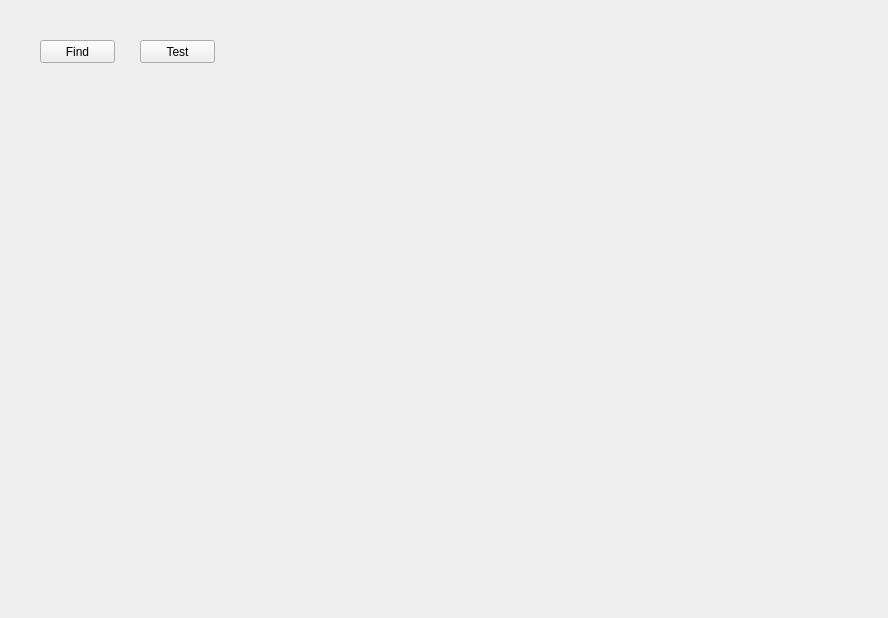
<?xml version="1.0" encoding="UTF-8"?>
<ui version="4.0">
 <class>MainWindow</class>
 <widget class="QMainWindow" name="MainWindow">
  <property name="geometry">
   <rect>
    <x>0</x>
    <y>0</y>
    <width>888</width>
    <height>618</height>
   </rect>
  </property>
  <property name="windowTitle">
   <string>MainWindow</string>
  </property>
  <widget class="QWidget" name="centralWidget">
   <widget class="QPushButton" name="pushButton">
    <property name="geometry">
     <rect>
      <x>40</x>
      <y>40</y>
      <width>75</width>
      <height>23</height>
     </rect>
    </property>
    <property name="text">
     <string>Find</string>
    </property>
   </widget>
   <widget class="QPushButton" name="pushButton_2">
    <property name="geometry">
     <rect>
      <x>140</x>
      <y>40</y>
      <width>75</width>
      <height>23</height>
     </rect>
    </property>
    <property name="text">
     <string>Test</string>
    </property>
   </widget>
  </widget>
 </widget>
 <layoutdefault spacing="6" margin="11"/>
 <resources/>
 <connections/>
</ui>
